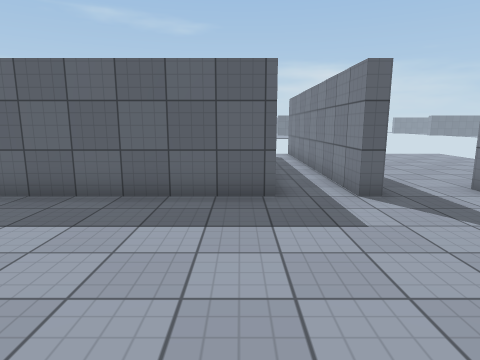
View 1 (above)

16 first-person views from a walk through a scene from a Unity 3-D project. The camera is 1.5 m above the floor, tilts 10° down and sees 75° across. The floor is counted in squares, 1 m on a side. Each view is taken from the middle of a square. On the plan, view 1 faces up. The plan holds only what a view shows up to about 15 squares ahead; the rest is blank. The place goes on beyond the plan. Surface patterns are stand-ins for the level's own textures.

View 2
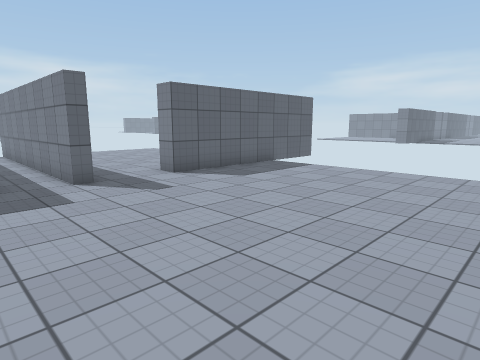

View 3
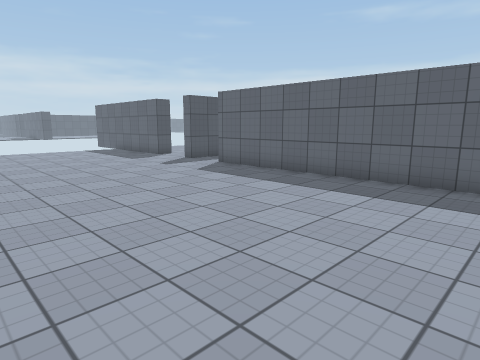

View 4
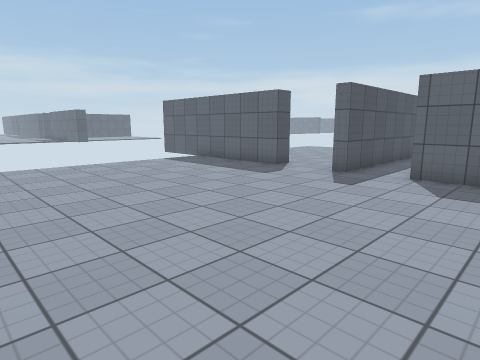

View 5
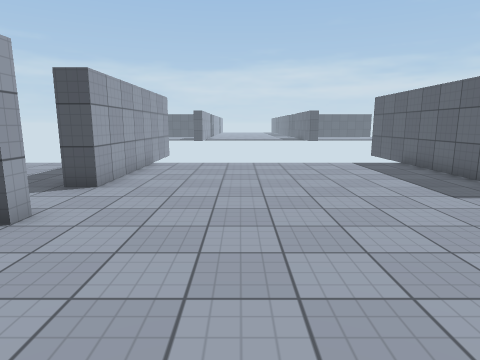

View 6
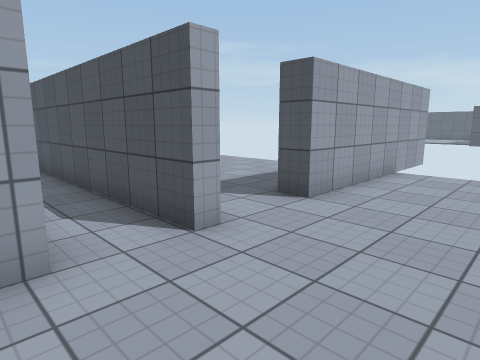

View 7
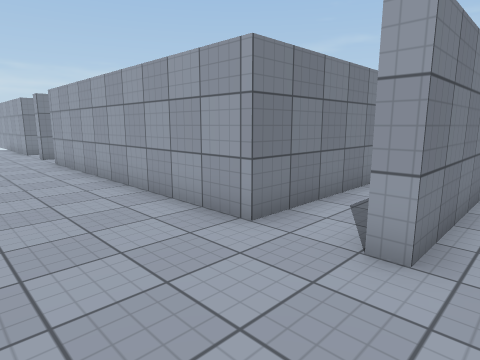

View 8
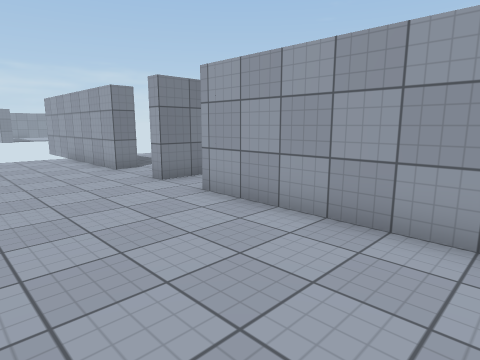

View 9
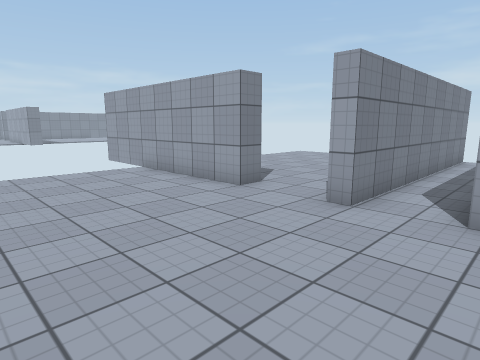

View 10
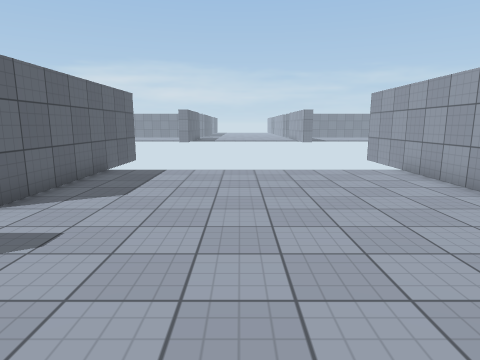

View 11
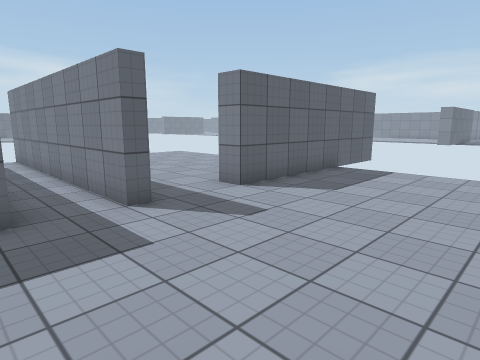

View 12
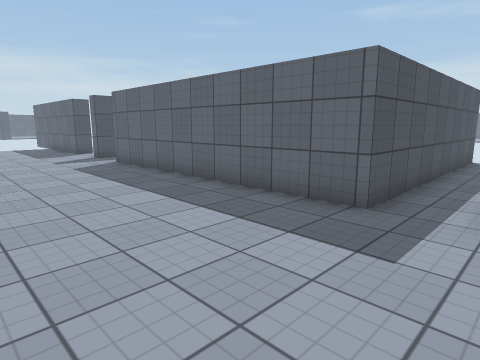

View 13
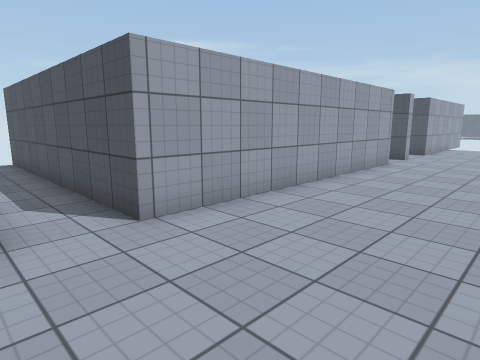

View 14
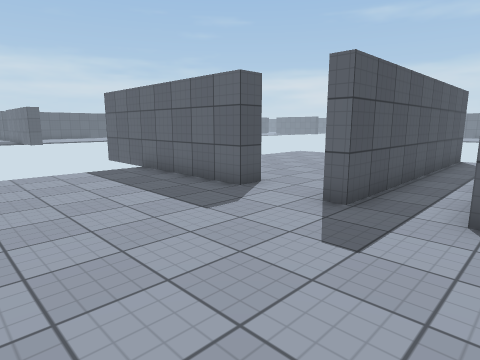

View 15
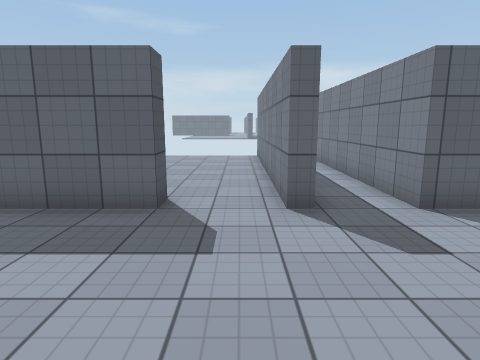

View 16
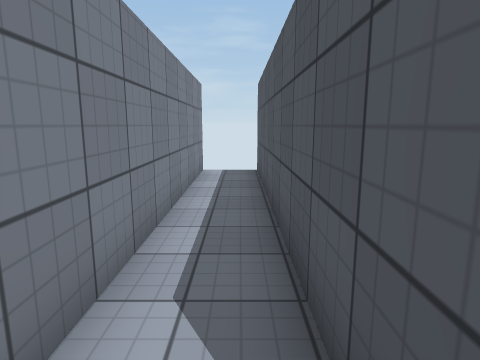

### Floor plan
Points are (right, up) in squares from view 1. A wall is a line through its corners. A room is listed if a view was taken in it or the views show most of it. See-through windows are left out.
Room 1 (views 1, 2, 3, 4, 5, 6, 7, 8, 9, 10, 11, 12, 13, 14, 15, 16)
walls: (-12.1, -3.5) (-11.6, -3.5) (-11.6, -13.2); (3.1, 6.5) (2.5, 6.5) (2.5, 16.5); (-14.5, 7.4) (-14.5, 6.5) (-20.5, 6.5); (5.5, -3.5) (11.5, -3.5); (0.7, 16.5) (0.7, 6.5) (-9.8, 6.5) (-9.8, 14.2); (-11.6, 16.6) (-11.6, 6.5) (-12.1, 6.5) (-12.1, 7.5); (-9.8, -13.5) (-9.8, -3.5) (0.7, -3.5) (0.7, -13.5); (-20.5, -3.5) (-14.5, -3.5); (11.5, 6.5) (5.5, 6.5) (5.5, 7.4); (2.5, -13.5) (2.5, -3.5) (3.1, -3.5)
ways out: opening at (-13.5, -4); opening at (-13.5, 7); opening at (4.5, -4); opening at (4.5, 7)

Where each view was taken, in squares from view 1:
view 1: 0 up, 0 right, facing up
view 2: 2 down, 0 right, facing up-right
view 3: 2 down, 0 right, facing up-left
view 4: 3 down, 7 left, facing up-left
view 5: 0 up, 7 left, facing left
view 6: 0 up, 9 left, facing down-left
view 7: 0 up, 13 left, facing down-right
view 8: 1 up, 5 left, facing down-right
view 9: 2 up, 0 right, facing down-right
view 10: 2 up, 0 right, facing right
view 11: 1 up, 0 right, facing up-right
view 12: 1 up, 3 right, facing up-left
view 13: 1 up, 3 right, facing down-left
view 14: 1 up, 9 left, facing up-left
view 15: 1 up, 13 left, facing up
view 16: 3 down, 11 left, facing down
